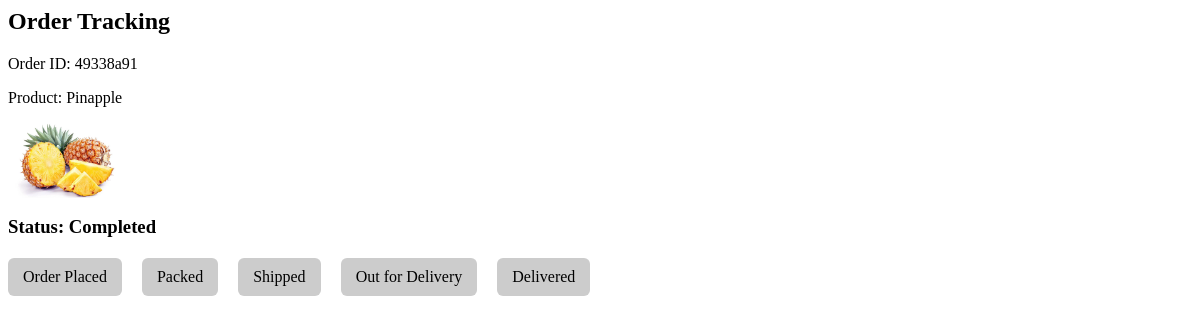
Before: /track_order/3 with the older database file.
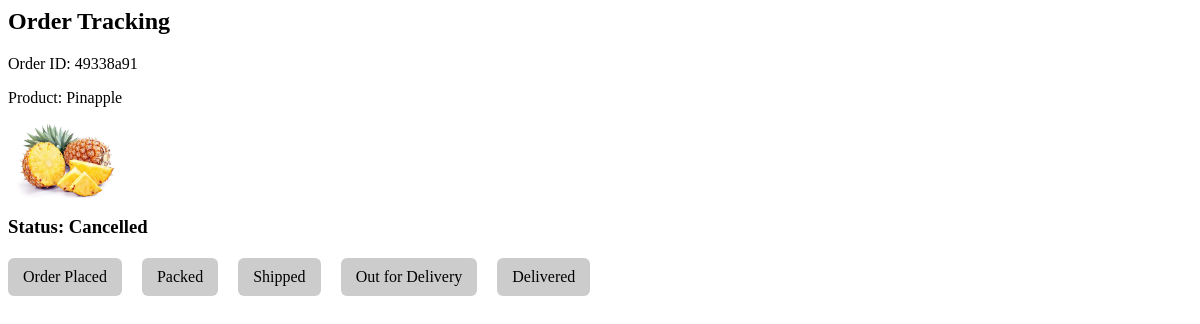
After: the same page with the newer database file.
### tables this page shows
CREATE TABLE order_history (
        id INTEGER PRIMARY KEY AUTOINCREMENT,
		order_number TEXT,
		user_id INTEGER,
		product_id INTEGER,
		quantity INTEGER,
		price REAL,
		status TEXT,
		payment_status TEXT,
		created_at TIMESTAMP DEFAULT CURRENT_TIMESTAMP
    );

CREATE TABLE products (
        id INTEGER PRIMARY KEY AUTOINCREMENT,
        name TEXT,
        price REAL,
        description TEXT,
        image TEXT,
        quantity INTEGER
    );

### app.py (the view)
@app.route("/track_order/<int:order_id>")
def track_order(order_id):
    db = get_db()
    cursor = db.cursor()
    cursor.execute("""
    SELECT
        oh.order_number,
        p.name,
        p.image,
        oh.quantity,
        oh.price,
        oh.status
    FROM order_history oh
    JOIN products p ON oh.product_id = p.id
    WHERE oh.id = ?
    """, (order_id,))
    order = cursor.fetchone()
    return render_template("track_order.html", order=order)

### app.py (called while the page is built)
def get_db():
    conn = sqlite3.connect(DB_NAME)
    conn.row_factory = sqlite3.Row
    return conn

### templates/track_order.html (shortened to what this page needs)
<h2>Order Tracking</h2>
<p>Order ID: {{ order.order_number }}</p>
<p>Product: {{ order.name }}</p>
<img src="/static/{{ order.image }}" width="120">
<h3>Status: {{ order.status }}</h3>
<div class="timeline">
<div class="{% if order.status in ['Pending','Packed','Shipped','Out_for_Delivery','Delivered'] %}active{% endif %}">
Order Placed
</div>
<div class="{% if order.status in ['Packed','Shipped','Out_for_Delivery','Delivered'] %}active{% endif %}">
Packed
</div>
<div class="{% if order.status in ['Shipped','Out_for_Delivery','Delivered'] %}active{% endif %}">
Shipped
</div>
<div class="{% if order.status in ['Out_for_Delivery','Delivered'] %}active{% endif %}">
Out for Delivery
</div>
<div class="{% if order.status == 'Delivered' %}active{% endif %}">
Delivered
</div>
</div>

### templates/track_order.html (style rules this page uses)
.timeline { display:flex; gap:20px; margin-top:20px; }
.timeline div { padding:10px 15px; border-radius:6px; background:#ccc; }

Changed rows visible on the page:
changed order_history: status "Completed" → "Cancelled"
